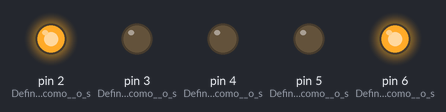
Bench run of a sketch on a simulated Arduino Uno, built with avr-gcc and run on an emulated ATmega328P. Parts: output pins drawn as LEDs (lit = HIGH).

Above: at 0.1 s.
At 2.1 s:
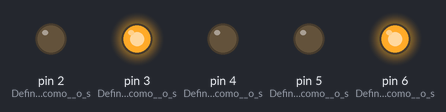
At 3.1 s:
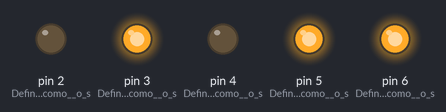
At 10.1 s:
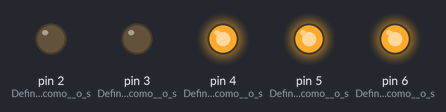
At 18.1 s:
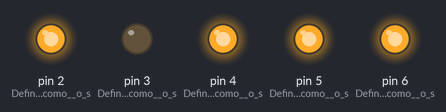
At 38.1 s:
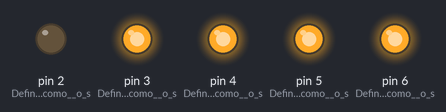
Timing chart, 0 to 39.6 s (numbered marks = the images above):
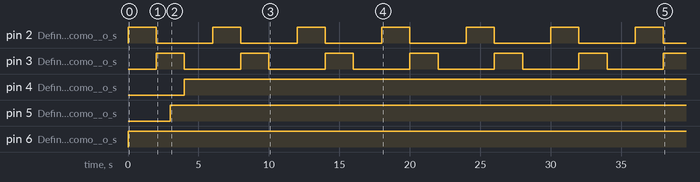

The sketch:

Semaforo.ino
```cpp
void setup() {
  pinMode(2, OUTPUT); //Define o pino 2 como  o sinal vermelho dos carros
  pinMode(3, OUTPUT); //Define o pino 3 como  o sinal amarelo dos carros
  pinMode(4, OUTPUT); //Define o pino 4 como  o sinal verde dos carros

  pinMode(5, OUTPUT); //Define o pino 5 como  o sinal vermelho dos pedestres
  pinMode(6, OUTPUT); //Define o pino 6 como  o sinal verde dos pedestres
}

void loop() {

  digitalWrite(2, HIGH); //Liga LED sinal vermelho para carros
  digitalWrite(6, HIGH); //Liga LED sinal verde para pedestres
  delay(2000); //espera 2(dois) segundo

  digitalWrite(2, LOW); //Desliga LED sinal vermelho para carros
  digitalWrite(3, HIGH); //Liga LED sinal amarelo para carros
  delay(1000); //espera 1(um) segundo

  digitalWrite(5, HIGH); //Liga LED sinal vermelho para pedestres
  digitalWrite(6, HIGH); //Desliga LED sinal verde para pedestres
  delay(1000); //espera 1(um) segundo

  digitalWrite(3, LOW); //Desliga LED sinal amarelo para carros
  digitalWrite(4, HIGH); //Liga LED sinal verde para carros
  delay(2000); //espera 2(dois) segundo
}
```

Measured:
- by itself, pin 2 (Define_o_pino_2_como__o_s), pin 3 (Define_o_pino_3_como__o_s): alternates HIGH for 2.0 s and LOW for 4.0 s
- by itself, pin 4 (Define_o_pino_4_como__o_s): LOW → HIGH at 4.0 s
- by itself, pin 5 (Define_o_pino_5_como__o_s): LOW → HIGH at 3.0 s
- by itself, pin 6 (Define_o_pino_6_como__o_s): LOW → HIGH at 0.00 s
